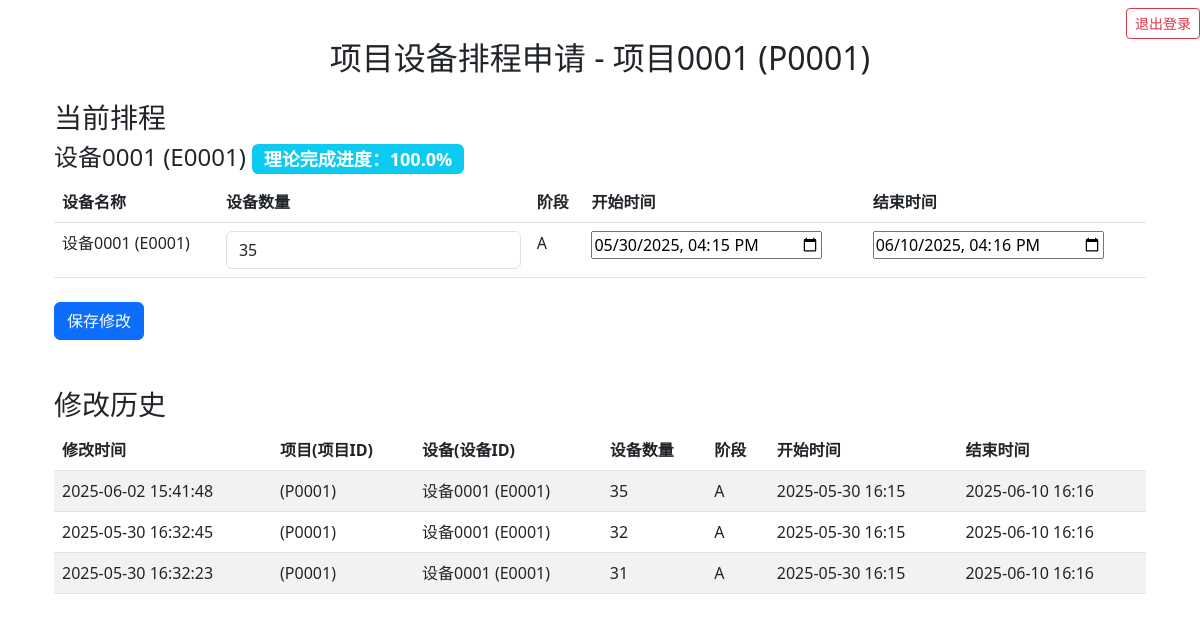
Page /schedule_apply/project/P0001/ (signed in) on the earlier database version.
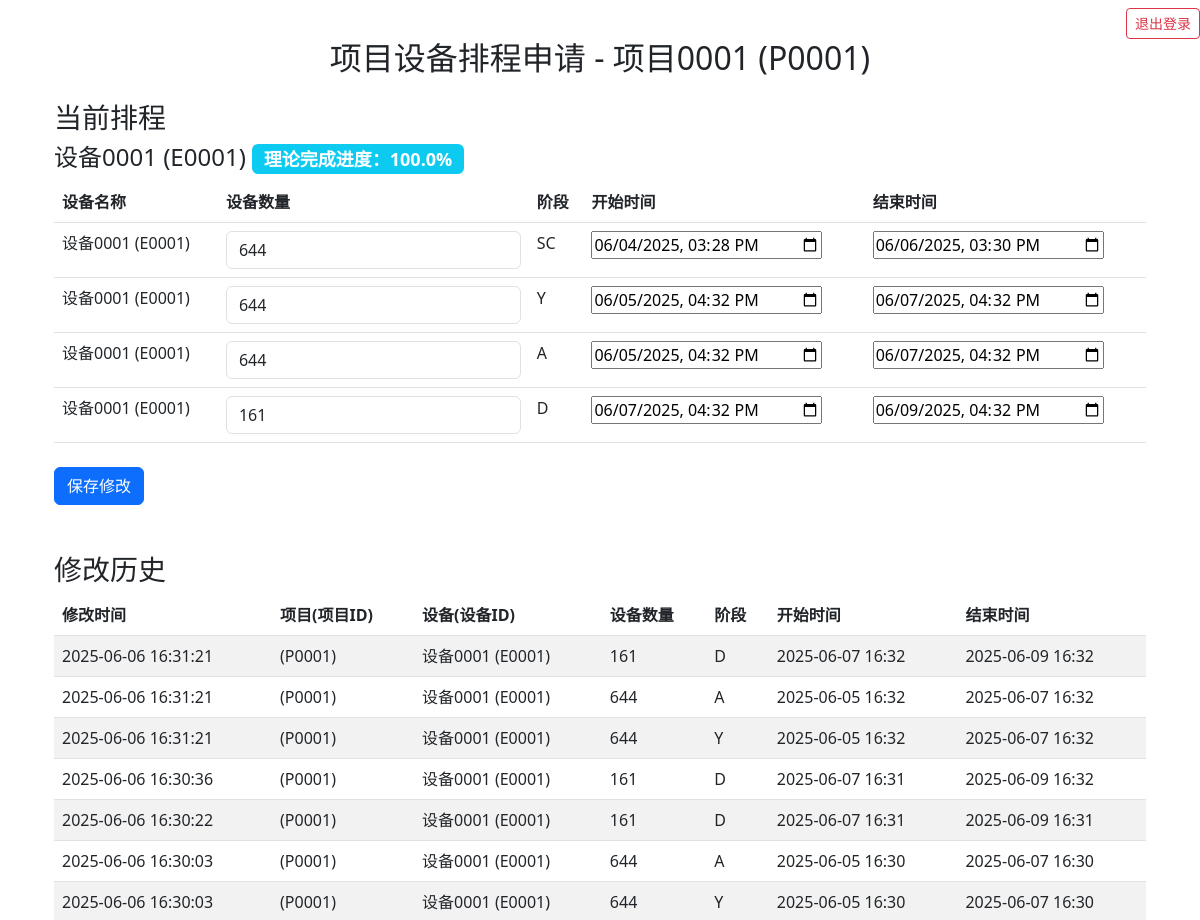
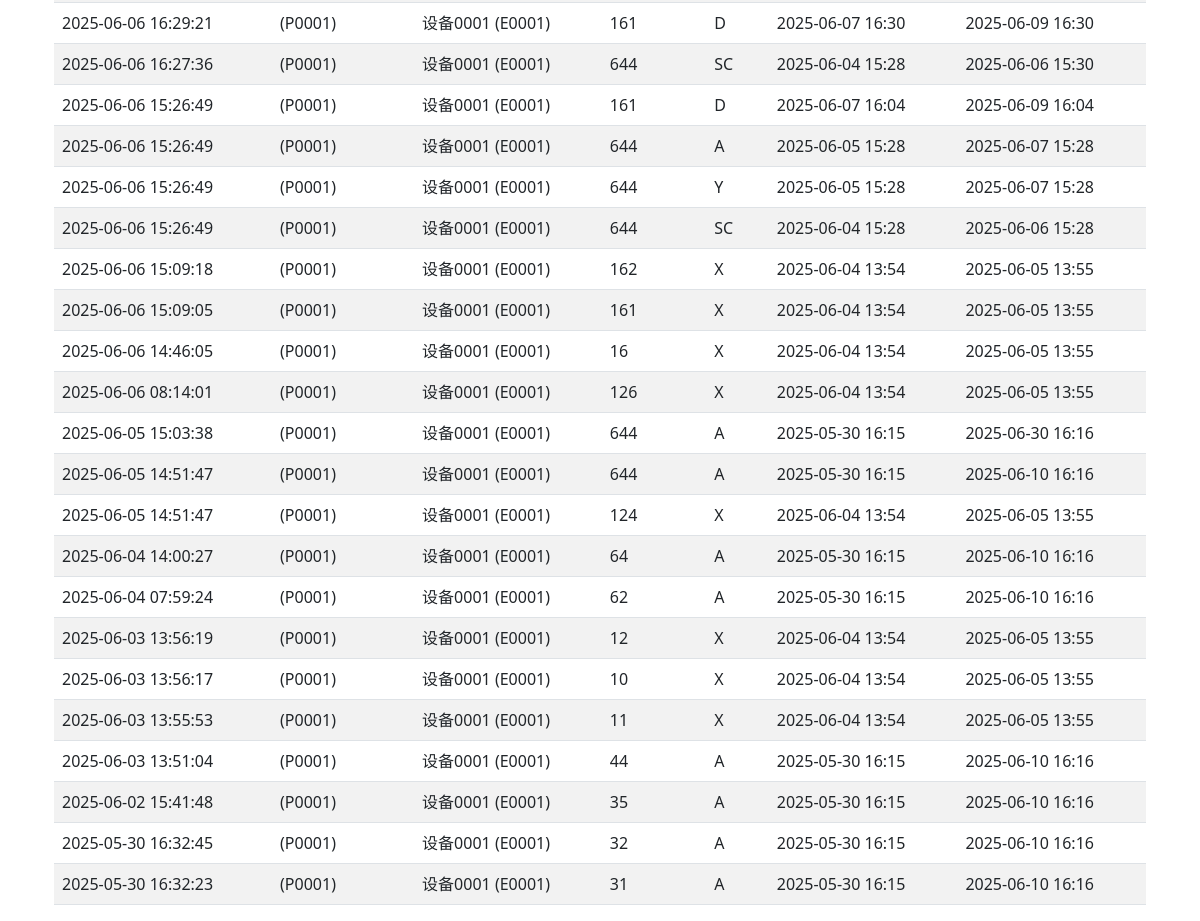
Same page on the later database version (2 pictures, top to bottom).
### common/models.py (models this page shows, shortened)
class ProjectBasicInfo(models.Model):
    project_id = models.CharField(max_length=50, primary_key=True, verbose_name='项目编号')
    project_name = models.CharField(max_length=100, verbose_name='项目名称')
    delivery_date = models.DateField(verbose_name='发货日期')
    class Meta:
        verbose_name = '项目基础信息'
        verbose_name_plural = verbose_name

class ProjectEquipmentSchedule(models.Model):
    project_id = models.CharField(max_length=50, verbose_name='项目编号')
    equipment_id = models.CharField(max_length=50, verbose_name='设备编号')
    equipment_name = models.CharField(max_length=100, verbose_name='设备名称')
    equipment_quantity = models.IntegerField(verbose_name='设备数量')
    phase = models.CharField(max_length=50, verbose_name='阶段')
    start_time = models.DateTimeField(verbose_name='开始时间')
    end_time = models.DateTimeField(verbose_name='结束时间')
    class Meta:
        verbose_name = '项目设备排程'
        verbose_name_plural = verbose_name
        unique_together = ('project_id', 'equipment_id', 'phase')  # 确保 project_id 和 equipment_id 的组合唯一，唯一键，定义主键适应DJANGO的写法
    def __str__(self):
        return f"{self.project_id} - {self.equipment_name}"

class ScheduleHistory(models.Model):
    project_id = models.CharField(max_length=50,  verbose_name='项目编号')
    equipment_id = models.CharField(max_length=50, verbose_name='设备编号')
    equipment_name = models.CharField(max_length=100, verbose_name='设备名称')
    equipment_quantity = models.IntegerField(verbose_name='设备数量')
    phase = models.CharField(max_length=50, verbose_name='阶段')
    start_time = models.DateTimeField(verbose_name='开始时间')
    end_time = models.DateTimeField(verbose_name='结束时间')
    modified_at = models.DateTimeField(auto_now=True,verbose_name='修改时间')
    processed_flag = models.IntegerField(default=0)  # 添加审批状态字段
    class Meta:
        verbose_name = '设备排程历史记录'
        verbose_name_plural = verbose_name
        unique_together = ('project_id', 'equipment_id', 'phase', 'modified_at')  # 联合唯一约束
        ordering = ['-modified_at']  # 按修改时间倒序

### schedule_apply/views.py (the view, shortened to what this page needs)
# urls.py: path('project/<str:project_id>/', views.schedule_apply_project, name='schedule_apply_project'),
@require_http_methods(["GET", "POST"])
def schedule_apply_project(request, project_id):
    logger = logging.getLogger(__name__)
    logger.debug("=== 测试DEBUG日志可见性 ===")
    logger.info("=== 测试INFO日志可见性 ===")
    logger.error("=== 测试ERROR日志可见性 ===")
    print("======= request.POST: =======")
    print(request.POST);
    project = ProjectBasicInfo.objects.get(project_id=project_id)
    with connection.cursor() as cursor:
        cursor.execute("""
                       SELECT equipment_id,
                              ROUND(
                                      (SUM(CASE WHEN datetime('now')  < start_time THEN 0
                                                WHEN datetime('now')  > end_time THEN JULIANDAY(end_time) - JULIANDAY(start_time)
                                                ELSE JULIANDAY(datetime('now'))  - JULIANDAY(start_time) END))
                                          /
                                      (SUM(JULIANDAY(end_time) - JULIANDAY(start_time))) * 100
                                  , 2) as progress
                       FROM common_projectequipmentschedule
                       WHERE project_id = %s
                       GROUP BY equipment_id
                       """, [project_id])
        progress_data = dict(cursor.fetchall())
    schedules = ProjectEquipmentSchedule.objects.filter(project_id=project_id).extra(
        select={
            'phase_order': "CASE phase WHEN 'SC' THEN 1 WHEN 'Y' THEN 2 WHEN 'T' THEN 3 WHEN 'X' THEN 4 WHEN 'A' THEN 5 WHEN 'D' THEN 5 END"},
        order_by=['equipment_id', 'phase_order']
    )
    print("----------------  schedules:  -------------\n")
    print(schedules)
    history = ScheduleHistory.objects.filter(project_id=project_id).order_by('-modified_at')
    return render(request, 'schedule_apply/schedule_apply_project.html', {
        'project': project,
        'schedules': schedules,
        'history': history,
        'progress_data': progress_data
    })

### common/templatetags/custom_filters.py (called while the page is built)
@register.filter(name='get_item')
def get_item(dictionary, key):
    return dictionary.get(key, 0)

### schedule_apply/templates/schedule_apply/schedule_apply_project.html (shortened to what this page needs)
{% extends "base.html" %}
{% load tz %}
{% load custom_filters %}
{% block content %}
<div class="container">
    <h2  class="text-center mb-4">项目设备排程申请 - {{ project.project_name }} ({{ project.project_id }})</h2>
    <div class="current-schedule">
        <h3>当前排程</h3>
        <form method="post">
            {% regroup schedules by equipment_id as equipment_list %}
            {% for equipment in equipment_list %}
            <div class="equipment-group mb-4">
                <h4>
                    {{ equipment.list.0.equipment_name }} ({{ equipment.grouper }})
                    <span class="badge bg-info">理论完成进度：{{ progress_data|get_item:equipment.grouper }}%</span>
                </h4>
                <table class="table">
                    <thead>
                        <tr>
                            <th>设备名称</th>
                            <th>设备数量</th>
                            <th>阶段</th>
                            <th>开始时间</th>
                            <th>结束时间</th>
                        </tr>
                    </thead>
                    <tbody>
                        {% for schedule in equipment.list %}
                        <tr>
                            <td>{{ schedule.equipment_name }} ({{ schedule.equipment_id }})</td>
                            <td>
                                <input type="number"
                                       name="quantity_{{ schedule.project_id }}_{{ schedule.equipment_id }}_{{ schedule.phase }}"
                                       value="{{ schedule.equipment_quantity }}"
                                       class="form-control"
                                       min="1">
                            </td>
                            <td>{{ schedule.phase }}</td>
                            <td>
                                <input type="datetime-local"
                                       name="start_{{ schedule.project_id }}_{{ schedule.equipment_id }}_{{ schedule.phase }}"
                                       value="{{ schedule.start_time|date:'Y-m-d\TH:i' }}">
                            </td>
                            <td>
                                <input type="datetime-local"
                                       name="end_{{ schedule.project_id }}_{{ schedule.equipment_id }}_{{ schedule.phase }}"
                                       value="{{ schedule.end_time|date:'Y-m-d\TH:i' }}">
                            </td>
                        </tr>
                        {% endfor %}
                    </tbody>
                </table>
            </div>
            {% endfor %}
            <button type="submit" class="btn btn-primary">保存修改</button>
        </form>
    </div>
    <div class="history mt-5">
        <h3>修改历史</h3>
        <table class="table table-striped">
            <thead>
                <tr>
                    <th>修改时间</th>
                    <th>项目(项目ID)</th>
                    <th>设备(设备ID)</th>
                    <th>设备数量</th>
                    <th>阶段</th>
                    <th>开始时间</th>
                    <th>结束时间</th>
                </tr>
            </thead>
            <tbody>
                {% for record in history %}
                <tr>
                    <td>{{ record.modified_at|localtime|date:"Y-m-d H:i:s"  }}</td>
                    <td>{{ record.project_name }} ({{ record.project_id }})</td>
                    <td>{{ record.equipment_name }} ({{ record.equipment_id }})</td>
                    <td>{{ record.equipment_quantity }} </td>
                    <td>{{ record.phase }}</td>
                    <td>{{ record.start_time|localtime|date:"Y-m-d H:i"  }}</td>
                    <td>{{ record.end_time|localtime|date:"Y-m-d H:i"  }}</td>
                </tr>
                {% endfor %}
            </tbody>
        </table>
    </div>
</div>
{% endblock %}

### templates/base.html (shortened to what this page needs)
<!DOCTYPE html>
<html lang="zh-CN">
<head>
    <link href="https://cdn.bootcdn.net/ajax/libs/twitter-bootstrap/5.3.0/css/bootstrap.min.css" rel="stylesheet">
</head>
<body>
    <div class="auth-links text-end mt-2">
        {% if user.is_authenticated %}
            <form action="{% url 'logout' %}" method="post">
                <button type="submit" class="btn btn-sm btn-outline-danger">退出登录</button>
            </form>
        {% else %}
            <a href="{% url 'login' %}" class="btn btn-sm btn-outline-primary">登录</a>
        {% endif %}
    </div>
    <div class="container">
        {% block content %}{% endblock %}
    </div>
</body>
</html>

Differences in the rows shown:
added ProjectEquipmentSchedule: list.0.equipment_name "设备0001", grouper "E0001", equipment_list "100.0", equipment_name "设备0001", equipment_id "E0001", equipment_quantity "644", phase "SC", start_time "06/04/2025 15:28", end_time "06/06/2025 15:30"
added ProjectEquipmentSchedule: equipment_name "设备0001", equipment_id "E0001", equipment_quantity "644", phase "Y", start_time "06/05/2025 16:32", end_time "06/07/2025 16:32"
changed ProjectEquipmentSchedule (number 3 of 4 on the later page): equipment_quantity "35" → "644"; start_time "05/30/2025 16:15" → "06/05/2025 16:32"; end_time "06/10/2025 16:16" → "06/07/2025 16:32"
added ProjectEquipmentSchedule: equipment_name "设备0001", equipment_id "E0001", equipment_quantity "161", phase "D", start_time "06/07/2025 16:32", end_time "06/09/2025 16:32"
added ScheduleHistory: modified_at "2025-06-06 16:31:21", project_id "P0001", equipment_name "设备0001", equipment_id "E0001", equipment_quantity "161", phase "D", start_time "2025-06-07 16:32", end_time "2025-06-09 16:32"
added ScheduleHistory: modified_at "2025-06-06 16:31:21", project_id "P0001", equipment_name "设备0001", equipment_id "E0001", equipment_quantity "644", phase "A", start_time "2025-06-05 16:32", end_time "2025-06-07 16:32"
added ScheduleHistory: modified_at "2025-06-06 16:31:21", project_id "P0001", equipment_name "设备0001", equipment_id "E0001", equipment_quantity "644", phase "Y", start_time "2025-06-05 16:32", end_time "2025-06-07 16:32"
added ScheduleHistory: modified_at "2025-06-06 16:30:36", project_id "P0001", equipment_name "设备0001", equipment_id "E0001", equipment_quantity "161", phase "D", start_time "2025-06-07 16:31", end_time "2025-06-09 16:32"
added ScheduleHistory: modified_at "2025-06-06 16:30:22", project_id "P0001", equipment_name "设备0001", equipment_id "E0001", equipment_quantity "161", phase "D", start_time "2025-06-07 16:31", end_time "2025-06-09 16:31"
added ScheduleHistory: modified_at "2025-06-06 16:30:03", project_id "P0001", equipment_name "设备0001", equipment_id "E0001", equipment_quantity "644", phase "A", start_time "2025-06-05 16:30", end_time "2025-06-07 16:30"
added ScheduleHistory: modified_at "2025-06-06 16:30:03", project_id "P0001", equipment_name "设备0001", equipment_id "E0001", equipment_quantity "644", phase "Y", start_time "2025-06-05 16:30", end_time "2025-06-07 16:30"
added ScheduleHistory: modified_at "2025-06-06 16:29:21", project_id "P0001", equipment_name "设备0001", equipment_id "E0001", equipment_quantity "161", phase "D", start_time "2025-06-07 16:30", end_time "2025-06-09 16:30"
added ScheduleHistory: modified_at "2025-06-06 16:27:36", project_id "P0001", equipment_name "设备0001", equipment_id "E0001", equipment_quantity "644", phase "SC", start_time "2025-06-04 15:28", end_time "2025-06-06 15:30"
added ScheduleHistory: modified_at "2025-06-06 15:26:49", project_id "P0001", equipment_name "设备0001", equipment_id "E0001", equipment_quantity "161", phase "D", start_time "2025-06-07 16:04", end_time "2025-06-09 16:04"
added ScheduleHistory: modified_at "2025-06-06 15:26:49", project_id "P0001", equipment_name "设备0001", equipment_id "E0001", equipment_quantity "644", phase "A", start_time "2025-06-05 15:28", end_time "2025-06-07 15:28"
added ScheduleHistory: modified_at "2025-06-06 15:26:49", project_id "P0001", equipment_name "设备0001", equipment_id "E0001", equipment_quantity "644", phase "Y", start_time "2025-06-05 15:28", end_time "2025-06-07 15:28"
added ScheduleHistory: modified_at "2025-06-06 15:26:49", project_id "P0001", equipment_name "设备0001", equipment_id "E0001", equipment_quantity "644", phase "SC", start_time "2025-06-04 15:28", end_time "2025-06-06 15:28"
added ScheduleHistory: modified_at "2025-06-06 15:09:18", project_id "P0001", equipment_name "设备0001", equipment_id "E0001", equipment_quantity "162", phase "X", start_time "2025-06-04 13:54", end_time "2025-06-05 13:55"
added ScheduleHistory: modified_at "2025-06-06 15:09:05", project_id "P0001", equipment_name "设备0001", equipment_id "E0001", equipment_quantity "161", phase "X", start_time "2025-06-04 13:54", end_time "2025-06-05 13:55"
added ScheduleHistory: modified_at "2025-06-06 14:46:05", project_id "P0001", equipment_name "设备0001", equipment_id "E0001", equipment_quantity "16", phase "X", start_time "2025-06-04 13:54", end_time "2025-06-05 13:55"
added ScheduleHistory: modified_at "2025-06-06 08:14:01", project_id "P0001", equipment_name "设备0001", equipment_id "E0001", equipment_quantity "126", phase "X", start_time "2025-06-04 13:54", end_time "2025-06-05 13:55"
added ScheduleHistory: modified_at "2025-06-05 15:03:38", project_id "P0001", equipment_name "设备0001", equipment_id "E0001", equipment_quantity "644", phase "A", start_time "2025-05-30 16:15", end_time "2025-06-30 16:16"
added ScheduleHistory: modified_at "2025-06-05 14:51:47", project_id "P0001", equipment_name "设备0001", equipment_id "E0001", equipment_quantity "644", phase "A", start_time "2025-05-30 16:15", end_time "2025-06-10 16:16"
added ScheduleHistory: modified_at "2025-06-05 14:51:47", project_id "P0001", equipment_name "设备0001", equipment_id "E0001", equipment_quantity "124", phase "X", start_time "2025-06-04 13:54", end_time "2025-06-05 13:55"
added ScheduleHistory: modified_at "2025-06-04 14:00:27", project_id "P0001", equipment_name "设备0001", equipment_id "E0001", equipment_quantity "64", phase "A", start_time "2025-05-30 16:15", end_time "2025-06-10 16:16"
added ScheduleHistory: modified_at "2025-06-04 07:59:24", project_id "P0001", equipment_name "设备0001", equipment_id "E0001", equipment_quantity "62", phase "A", start_time "2025-05-30 16:15", end_time "2025-06-10 16:16"
added ScheduleHistory: modified_at "2025-06-03 13:56:19", project_id "P0001", equipment_name "设备0001", equipment_id "E0001", equipment_quantity "12", phase "X", start_time "2025-06-04 13:54", end_time "2025-06-05 13:55"
added ScheduleHistory: modified_at "2025-06-03 13:56:17", project_id "P0001", equipment_name "设备0001", equipment_id "E0001", equipment_quantity "10", phase "X", start_time "2025-06-04 13:54", end_time "2025-06-05 13:55"
added ScheduleHistory: modified_at "2025-06-03 13:55:53", project_id "P0001", equipment_name "设备0001", equipment_id "E0001", equipment_quantity "11", phase "X", start_time "2025-06-04 13:54", end_time "2025-06-05 13:55"
added ScheduleHistory: modified_at "2025-06-03 13:51:04", project_id "P0001", equipment_name "设备0001", equipment_id "E0001", equipment_quantity "44", phase "A", start_time "2025-05-30 16:15", end_time "2025-06-10 16:16"
